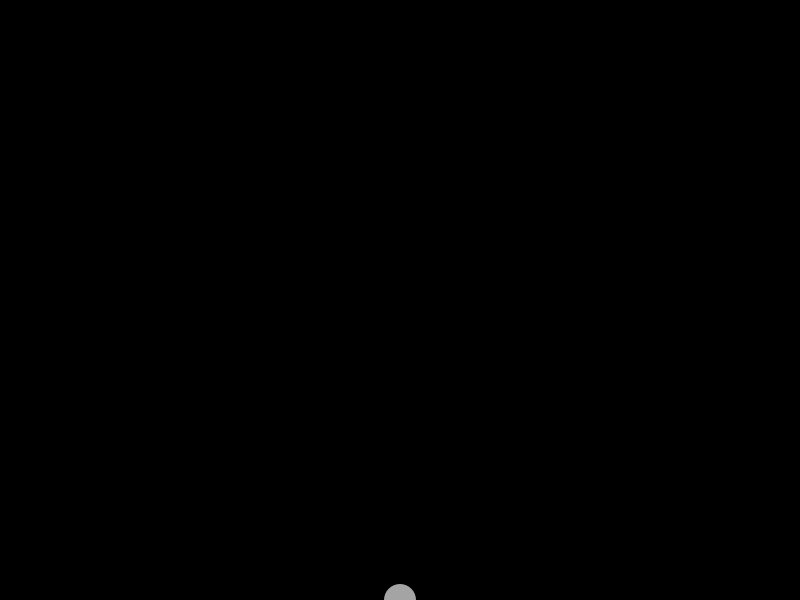
Frame 1 (no input)
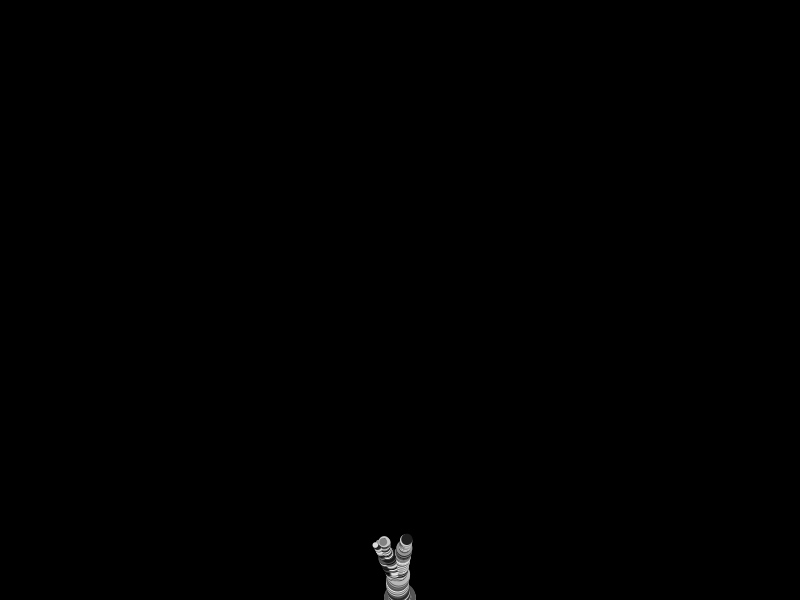
Frame 60 (the mouse pressed at the canvas centre just before this capture)
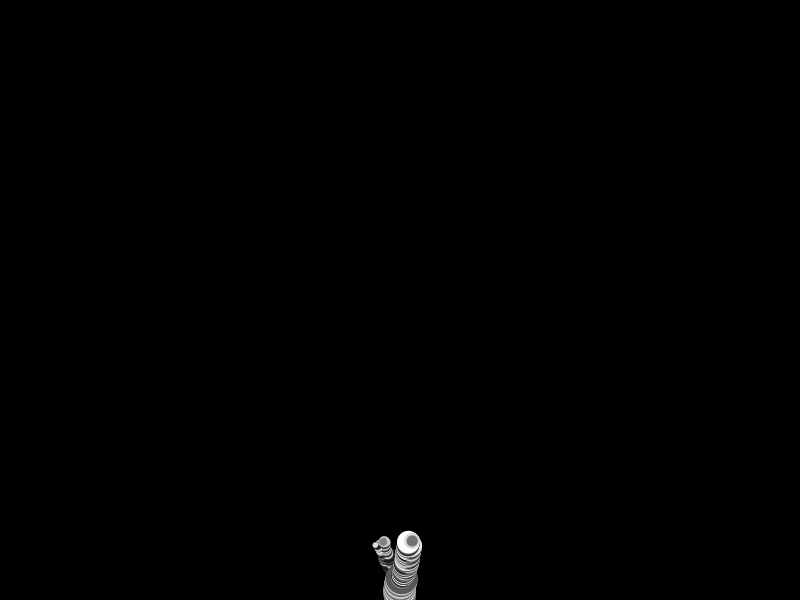
Frame 120 (the mouse held since frame 60 and released just before this capture)

The Processing sketch that drew these frames (run headless with seeded random() and noise(); from frame 60 on, the mouse is pressed at the canvas centre):

// Processing sketch: tree
// ── tree.pde
pathfinder[] paths;
void setup() {
  size(800, 600);
  noStroke();
  smooth();
  background(0);
  //ellipseMode(CENTER);
  paths = new pathfinder[1];
  paths[0] = new pathfinder();
}
void draw() {
  //background(0);

  for (int i=0; i<paths.length; i++) {
    PVector loc = paths[i].location;
    float diam = paths[i].diameter;
    fill(random(255));
    ellipse(loc.x, loc.y, diam, diam);
    paths[i].update();
  }
  println(paths.length);
}
void mousePressed() {
  background(0);
  paths = new pathfinder[1];
  paths[0] = new pathfinder();
}
// ── pathfinder.pde
class pathfinder {
  PVector location;
  PVector velocity;
  float diameter;
  pathfinder() {
    location = new PVector(width/2, height);
    velocity = new PVector(0, -1);
    diameter = 32;
  }
  pathfinder(pathfinder parent) {
    location = parent.location.get();
    velocity = parent.velocity.get();
    float area = PI*sq(parent.diameter/2);
    float newDiam = sqrt(area/2/PI)*2;
    diameter = newDiam;
    parent.diameter = newDiam;
  }
  void update() {
    if (diameter>0.5) {
      location.add(velocity);
      PVector bump = new PVector(random(-1, 1), random(-1, 1));
      bump.mult(0.1);
      velocity.add(bump);
      velocity.normalize();
      if (random(0, 1)<0.02) {
        paths = (pathfinder[]) append(paths, new pathfinder(this));
      }
    }
  }
}
